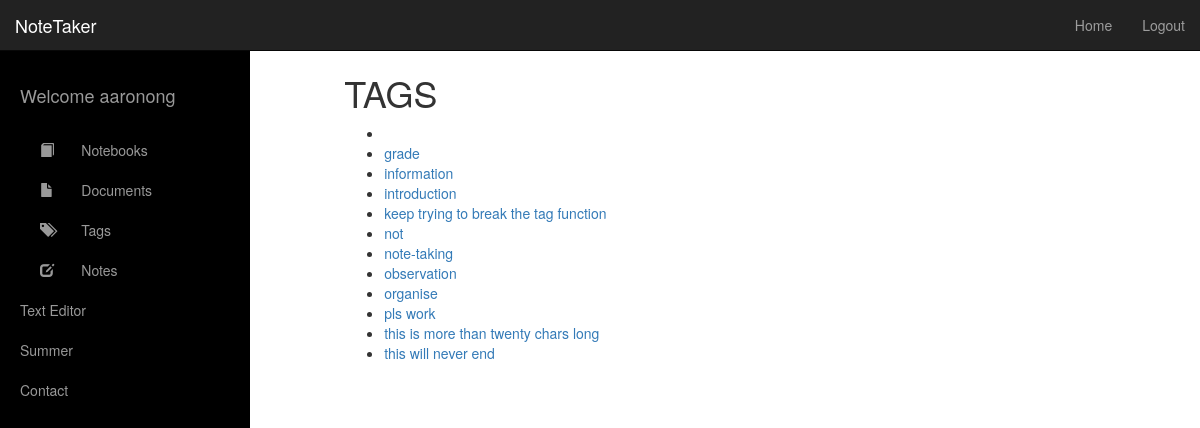
Screenshot of /tags/ (signed in) with the database file from the repository.
### notetaker/models.py (models this page shows, shortened)
@python_2_unicode_compatible
class Tags(models.Model):
    tag_text = models.CharField(max_length=20)
    note_ids = models.ManyToManyField(
        Note,
        through='Tagging',
        through_fields=('tag','note')
    )

### notetaker/views.py (the view)
# urls.py: url(r'^tags/$', views.tags, name='tags'),
def tags(request):
    all_tags = Tags.objects.filter(tagging__note__noteauthorization__user=request.user).order_by('tag_text')
    tag_with_notes = {}
    for tag in all_tags:
        tag_with_notes[tag] = Note.objects.filter(noteauthorization__user=request.user, tagging__tag=tag)
    context = {
        'all_tags': tag_with_notes,
    }
    return render(request, 'tags.html', context)

### templates/tags.html (shortened to what this page needs)
{% extends 'base.html' %}
{% load staticfiles %}
{% block content %}
    <h2>Secret header</h2>
    <h1>TAGS</h1>
    {% if all_tags %}
        <ul>
        {% for tag, notes in all_tags.items %}
            <li><a href="/tags/{{ tag.id }}/"> {{ tag.tag_text }}</a></li>
        {% endfor %}
        </ul>
    {% else %}
        <p>No tags are available.</p>
    {% endif %}
{% endblock %}

### templates/base.html (shortened to what this page needs)
{% load staticfiles %}
<!DOCTYPE html>
<html>
	<head>
	    <link href="{% static "bootstrap/js/bootstrap.min.js" %}" rel="stylesheet">
	    <link href="{% static "bootstrap/css/bootstrap.min.css" %}" rel="stylesheet">
    	<link href="{% static "bootstrap/css/simple-sidebar.css" %}" rel="stylesheet">
		<link rel="stylesheet" href="//netdna.bootstrapcdn.com/bootstrap/3.0.1/css/bootstrap.min.css" />
		<link rel="stylesheet" href="{% static "summernote/dist/summernote.css" %}">
	</head>
	<body>
	    <div id="wrapper">
        <div id="sidebar-wrapper">
            <ul class="sidebar-nav">
                <li class="sidebar-brand">
                </li>
				<li class="sidebar-brand">
                    <a href="/">
						{% if user.is_authenticated %}
                        Welcome {{ user }}
						{% endif %}
                    </a>
                </li>
                <li>
                    <a href="/notebooks">
						<i style="font-size:1em;" class="glyphicon glyphicon-book"></i>
						&nbsp;&nbsp;&nbsp;&nbsp;&nbsp;&nbsp;Notebooks
					</a>
                </li>
                <li>
                    <a href="/documents"><i style="font-size:1em;" class="glyphicon glyphicon-file"></i>
						&nbsp;&nbsp;&nbsp;&nbsp;&nbsp;&nbsp;Documents
					</a>
                </li>
                <li>
                    <a href="/tags"><i style="font-size:1em;" class="glyphicon glyphicon-tags"></i>
						&nbsp;&nbsp;&nbsp;&nbsp;&nbsp;&nbsp;Tags
					</a>
                </li>
                <li>
                    <a href="/noteedit"><i style="font-size:1em;" class="glyphicon glyphicon-edit"></i>
						&nbsp;&nbsp;&nbsp;&nbsp;&nbsp;&nbsp;Notes
					</a>
                </li>
                <li>
                    <a href="/text">Text Editor</a>
                </li>
                <li>
                    <a href="/summernote">Summer</a>
                </li>
                <li>
                    <a href="#">Contact</a>
                </li>
            </ul>
        </div>
		<nav class="navbar navbar-inverse navbar-fixed-top">
	      <div class="container-fluid">
	      	 <div class="navbar-header">
		       <a href="#menu-toggle" class="navbar-brand" id="menu-toggle">NoteTaker</a>
		    </div>
	        <div id="navbar" class="navbar-collapse collapse">
	          {% if user.is_authenticated %}
	          <ul class="nav navbar-nav navbar-right">
	            <li><a href="{% url 'index' %}">Home</a></li>
	            <li><a href="{% url 'logout' %}">Logout</a></li>
	          </ul>
	          {% endif %}
	        </div>
	      </div>
	    </nav>
	    <div class="container-fluid">
      	  <div class="row">
            <div class="col-sm-8 col-sm-offset-2 col-md-10 col-md-offset-1 main">
			{% block content %}
			{% endblock %}
			</div>
      	  </div>
     	</div>
	</body>
</html>

### rows the page displays
Tags: tag_text "grade"
Tags: tag_text "information"
Tags: tag_text "introduction"
Tags: tag_text "keep trying to break the tag function"
Tags: tag_text "not"
Tags: tag_text "note-taking"
Tags: tag_text "observation"
Tags: tag_text "organise"
Tags: tag_text "pls work"
Tags: tag_text "this is more than twenty chars long"
Tags: tag_text "this will never end"

### other values shown
{{ user }} "aaronong"
